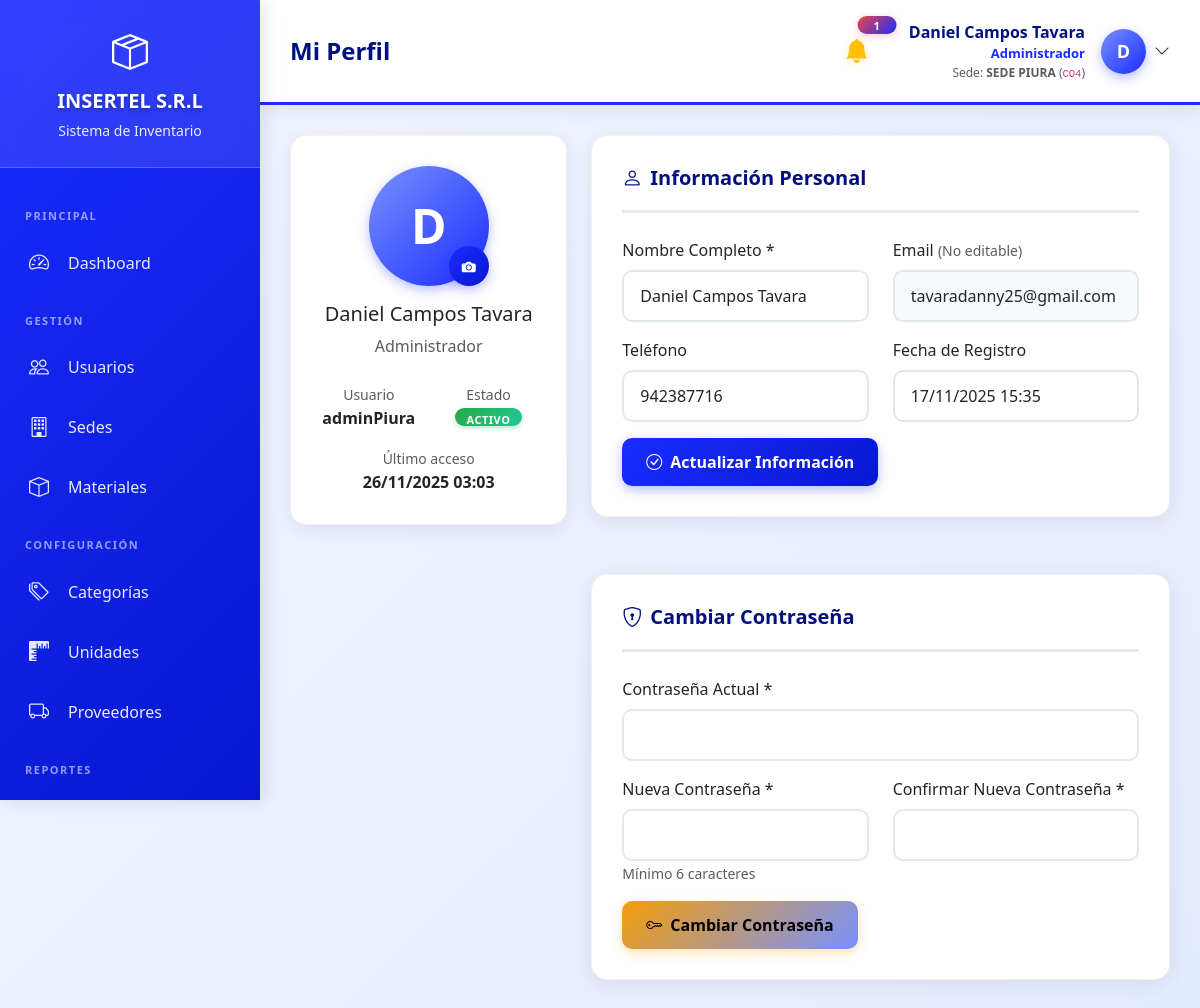
/views/perfil.php (signed in), run on the app's committed database.
### tables this page shows
CREATE TABLE `configuracion_sistema` (
  `id` int(11) NOT NULL,
  `clave` varchar(100) NOT NULL,
  `valor` text DEFAULT NULL,
  `descripcion` varchar(255) DEFAULT NULL,
  `tipo` enum('texto','numero','boolean','json') DEFAULT 'texto',
  `categoria` varchar(50) DEFAULT 'general',
  `updated_at` timestamp NOT NULL DEFAULT current_timestamp() ON UPDATE current_timestamp()
);

CREATE TABLE `usuarios` (
  `id` int(11) NOT NULL,
  `username` varchar(50) NOT NULL,
  `password` varchar(255) NOT NULL,
  `nombre_completo` varchar(150) NOT NULL,
  `email` varchar(100) DEFAULT NULL,
  `telefono` varchar(20) DEFAULT NULL,
  `imagen_perfil` varchar(255) DEFAULT NULL,
  `rol_id` int(11) NOT NULL,
  `sede_id` int(11) DEFAULT NULL,
  `estado` enum('activo','inactivo') DEFAULT 'activo',
  `ultimo_acceso` datetime DEFAULT NULL,
  `created_at` timestamp NOT NULL DEFAULT current_timestamp(),
  `updated_at` timestamp NOT NULL DEFAULT current_timestamp() ON UPDATE current_timestamp()
);

CREATE TABLE `roles` (
  `id` int(11) NOT NULL,
  `nombre` varchar(50) NOT NULL,
  `descripcion` text DEFAULT NULL,
  `created_at` timestamp NOT NULL DEFAULT current_timestamp()
);

### config/functions.php (called while the page is built, shortened)
<?php
function obtenerNombreEmpresa()
{
    static $nombre_empresa = null;
    if ($nombre_empresa === null) {
        try {
            $database = new Database();
            $db = $database->getConnection();
            $stmt = $db->prepare("SELECT valor FROM configuracion_sistema WHERE clave = 'empresa_nombre' LIMIT 1");
            $stmt->execute();
            $result = $stmt->fetch(PDO::FETCH_ASSOC);
            $nombre_empresa = $result['valor'] ?? 'INSERTEL S.R.L.';
        } catch (Exception $e) {
            $nombre_empresa = 'INSERTEL S.R.L.';
        }
    }
    return $nombre_empresa;
}
function sincronizarDatosSesion()
{
    try {
        $database = new Database();
        $db = $database->getConnection();
        $query = "SELECT u.id, u.username, u.nombre_completo, u.rol_id, u.sede_id, u.estado, u.ultimo_acceso,
                         r.nombre as rol_nombre, s.nombre as sede_nombre, s.codigo as sede_codigo
                  FROM usuarios u
                  LEFT JOIN roles r ON u.rol_id = r.id
                  LEFT JOIN sedes s ON u.sede_id = s.id
                  WHERE u.id = :usuario_id
                  LIMIT 1";
        $stmt = $db->prepare($query);
        $stmt->bindParam(':usuario_id', $_SESSION['usuario_id'], PDO::PARAM_INT);
        $stmt->execute();
        $usuario = $stmt->fetch(PDO::FETCH_ASSOC);
        return true;
    } catch (Exception $e) {
        error_log("Error al sincronizar datos de sesión: " . $e->getMessage());
        return false;
    }
}
function tieneRol($rol_id)
{
    return isset($_SESSION['rol_id']) && (int)$_SESSION['rol_id'] === (int)$rol_id;
}
function formatearFechaHora($fecha, $formato = 'd/m/Y H:i')
{
    $date = new DateTime($fecha);
    return $date->format($formato);
}
function getBadgeEstado($estado)
{
    $badges = [
        'activo' => 'success text-white badge-activo-override',
        'inactivo' => 'danger text-white badge-inactivo-override',
        'pendiente' => 'warning text-dark',
        'aprobada' => 'info text-white',
        'rechazada' => 'danger text-white',
        'completada' => 'success text-white'
    ];
    return $badges[$estado] ?? 'secondary text-white';
}

### models/User.php (called while the page is built, shortened)
<?php
class User
{
    private $conn;
    private $table_name = "usuarios";
    public function __construct($db)
    {
        $this->conn = $db;
    }
    public function obtenerPorId($id)
    {
        $query = "SELECT u.*, r.nombre as rol_nombre, s.nombre as sede_nombre
                  FROM " . $this->table_name . " u
                  LEFT JOIN roles r ON u.rol_id = r.id
                  LEFT JOIN sedes s ON u.sede_id = s.id
                  WHERE u.id = :id
                  LIMIT 1";
        $stmt = $this->conn->prepare($query);
        $stmt->bindParam(":id", $id);
        $stmt->execute();
        return $stmt->fetch(PDO::FETCH_ASSOC);
    }
    public function obtenerUrlImagenPerfil($usuario_id)
    {
        $query = "SELECT imagen_perfil FROM " . $this->table_name . " WHERE id = :id LIMIT 1";
        $stmt = $this->conn->prepare($query);
        $stmt->bindParam(':id', $usuario_id);
        $stmt->execute();
        $result = $stmt->fetch(PDO::FETCH_ASSOC);
        return $result['imagen_perfil'] ?? null;
    }
}

### views/perfil.php (the view, shortened to what this page needs)
<?php
require_once '../config/functions.php';
require_once '../models/User.php';
$database = new Database();
$db = $database->getConnection();
$userModel = new User($db);
$usuario = $userModel->obtenerPorId($_SESSION['usuario_id']);
$page_title = "Mi Perfil";
include 'layouts/header.php';
?>
<div class="row mb-4">
    <div class="col-md-4">
        <div class="content-card text-center">
            <div class="position-relative d-inline-block mb-3">
                <?php
                $url_imagen = $userModel->obtenerUrlImagenPerfil($usuario['id']);
                if ($url_imagen && file_exists('../' . $url_imagen)):
                ?>
                    <img src="<?php echo BASE_URL . $url_imagen; ?>" alt="Perfil"
                        class="rounded-circle" style="width: 120px; height: 120px; object-fit: cover; border: 4px solid #6366f1;">
                <?php else: ?>
                    <div class="user-avatar mx-auto" style="width: 120px; height: 120px; font-size: 48px; display: flex; align-items: center; justify-content: center;">
                        <?php echo strtoupper(substr($usuario['nombre_completo'], 0, 1)); ?>
                    </div>
                <?php endif; ?>
                <button type="button" class="btn btn-sm btn-primary position-absolute bottom-0 end-0"
                    data-bs-toggle="modal" data-bs-target="#modalSubirImagen"
                    style="border-radius: 50%; width: 40px; height: 40px; padding: 0;">
                    <i class="bi bi-camera-fill"></i>
                </button>
            </div>
            <h5><?php echo $usuario['nombre_completo']; ?></h5>
            <p class="text-muted"><?php echo $usuario['rol_nombre']; ?></p>
            <div class="row text-center mt-4">
                <div class="col-6">
                    <small class="text-muted">Usuario</small>
                    <div class="fw-bold"><?php echo $usuario['username']; ?></div>
                </div>
                <div class="col-6">
                    <small class="text-muted">Estado</small>
                    <div>
                        <span class="badge bg-<?php echo getBadgeEstado($usuario['estado']); ?>">
                            <?php echo ucfirst($usuario['estado']); ?>
                        </span>
                    </div>
                </div>
            </div>
            <div class="row text-center mt-3">
                <div class="col-12">
                    <small class="text-muted">Último acceso</small>
                    <div class="fw-bold">
                        <?php echo $usuario['ultimo_acceso'] ? formatearFechaHora($usuario['ultimo_acceso']) : 'Nunca'; ?>
                    </div>
                </div>
            </div>
        </div>
    </div>
    <div class="col-md-8">
        <div class="content-card">
            <div class="card-header">
                <h5><i class="bi bi-person me-2"></i>Información Personal</h5>
            </div>
            <form method="POST">
                <div class="row">
                    <div class="col-md-6 mb-3">
                        <label class="form-label">Nombre Completo *</label>
                        <input type="text" name="nombre_completo" class="form-control"
                            value="<?php echo $usuario['nombre_completo']; ?>" required>
                    </div>
                    <div class="col-md-6 mb-3">
                        <label class="form-label">Email <small class="text-muted">(No editable)</small></label>
                        <input type="email" name="email" class="form-control bg-light"
                            value="<?php echo $usuario['email']; ?>" readonly title="El correo electrónico no se puede modificar">
                    </div>
                </div>
                <div class="row">
                    <div class="col-md-6 mb-3">
                        <label class="form-label">Teléfono</label>
                        <input type="text" name="telefono" class="form-control"
                            value="<?php echo $usuario['telefono']; ?>">
                    </div>
                    <div class="col-md-6 mb-3">
                        <label class="form-label">Fecha de Registro</label>
                        <input type="text" class="form-control"
                            value="<?php echo formatearFechaHora($usuario['created_at']); ?>" readonly>
                    </div>
                </div>
                <button type="submit" class="btn btn-primary">
                    <i class="bi bi-check-circle me-2"></i>Actualizar Información
                </button>
            </form>
        </div>
    </div>
</div>
<div class="row">
    <div class="col-md-8 offset-md-4">
        <div class="content-card">
            <div class="card-header">
                <h5><i class="bi bi-shield-lock me-2"></i>Cambiar Contraseña</h5>
            </div>
            <form method="POST">
                <div class="row">
                    <div class="col-md-12 mb-3">
                        <label class="form-label">Contraseña Actual *</label>
                        <input type="password" name="password_actual" class="form-control" required>
                    </div>
                </div>
                <div class="row">
                    <div class="col-md-6 mb-3">
                        <label class="form-label">Nueva Contraseña *</label>
                        <input type="password" name="nueva_password" class="form-control"
                            minlength="6" required>
                        <small class="text-muted">Mínimo 6 caracteres</small>
                    </div>
                    <div class="col-md-6 mb-3">
                        <label class="form-label">Confirmar Nueva Contraseña *</label>
                        <input type="password" name="confirmar_password" class="form-control"
                            minlength="6" required>
                    </div>
                </div>
                <button type="submit" class="btn btn-warning">
                    <i class="bi bi-key me-2"></i>Cambiar Contraseña
                </button>
            </form>
        </div>
    </div>
</div>
<?php include 'layouts/footer.php'; ?>

### views/layouts/header.php (shortened to what this page needs)
<?php
sincronizarDatosSesion();
$nombre_empresa = obtenerNombreEmpresa();
?>
<!DOCTYPE html>
<html lang="es">
<head>
    <link href="https://cdn.jsdelivr.net/npm/bootstrap@5.3.0/dist/css/bootstrap.min.css" rel="stylesheet">
    <link rel="stylesheet" href="https://cdn.jsdelivr.net/npm/bootstrap-icons@1.11.0/font/bootstrap-icons.css">
</head>
<body>
    <div class="sidebar">
        <div class="sidebar-header">
            <i class="bi bi-box-seam" style="font-size: 36px;"></i>
            <h4><?php echo $nombre_empresa; ?></h4>
            <small>Sistema de Inventario</small>
        </div>
        <div class="sidebar-menu">
            <?php
            if (tieneRol(ROL_SUPERADMIN)) {
                include 'menu_superadmin.php';
            } elseif (tieneRol(ROL_ADMINISTRADOR)) {
                include 'menu_admin.php';
            } elseif (tieneRol(ROL_JEFE_ALMACEN)) {
                include 'menu_jefe.php';
            } elseif (tieneRol(ROL_ASISTENTE_ALMACEN)) {
                include 'menu_asistente.php';
            } elseif (tieneRol(ROL_TECNICO)) {
                include 'menu_tecnico.php';
            }
            ?>
        </div>
    </div>
    <div class="main-content">
        <div class="topbar">
            <h5><?php echo $page_title ?? 'Dashboard'; ?></h5>
            <div class="user-info">
                <?php include __DIR__ . '/../../components/alertas_stock.php'; ?>
                <div class="dropdown">
                    <div class="d-flex align-items-center cursor-pointer" data-bs-toggle="dropdown" aria-expanded="false">
                        <div class="user-details me-3">
                            <div class="user-name"><?php echo $_SESSION['nombre_completo']; ?></div>
                            <div class="user-role"><?php echo $_SESSION['rol_nombre']; ?></div>
                            <?php if (!tieneRol(ROL_SUPERADMIN) && isset($_SESSION['sede_nombre'])): ?>
                                <div class="text-muted" style="font-size: 12px;">
                                    Sede: <strong><?php echo $_SESSION['sede_nombre']; ?></strong>
                                    <?php if (!empty($_SESSION['sede_codigo'])): ?>
                                        (<code><?php echo $_SESSION['sede_codigo']; ?></code>)
                                    <?php endif; ?>
                                </div>
                            <?php endif; ?>
                        </div>
                        <div class="user-avatar">
                            <?php echo strtoupper(substr($_SESSION['nombre_completo'], 0, 1)); ?>
                        </div>
                        <i class="bi bi-chevron-down ms-2"></i>
                    </div>
                </div>
            </div>
        </div>
        <div class="content-area">

### components/alertas_stock.php (style rules this page uses)
.badge { font-size: 0.7rem; min-width: 18px; height: 18px; display: flex; align-items: center; justify-content: center; }

### data on the page
configuracion_sistema: valor "INSERTEL S.R.L"
usuarios: nombre_completo "D", nombre_completo "Daniel Campos Tavara", rol.nombre "Administrador", username "adminPiura", estado "ACTIVO", ultimo_acceso "26/11/2025 03:03", email "tavaradanny25@gmail.com", telefono "942387716", created_at "17/11/2025 15:35"

### other printed values
$page_title "Mi Perfil"
$total_alertas "1"
$_SESSION['nombre_completo'] "Daniel Campos Tavara"
$_SESSION['rol_nombre'] "Administrador"
$_SESSION['sede_nombre'] "SEDE PIURA"
$_SESSION['sede_codigo'] "CO4"
substr($_SESSION['nombre_completo'], 0, 1) "D"
